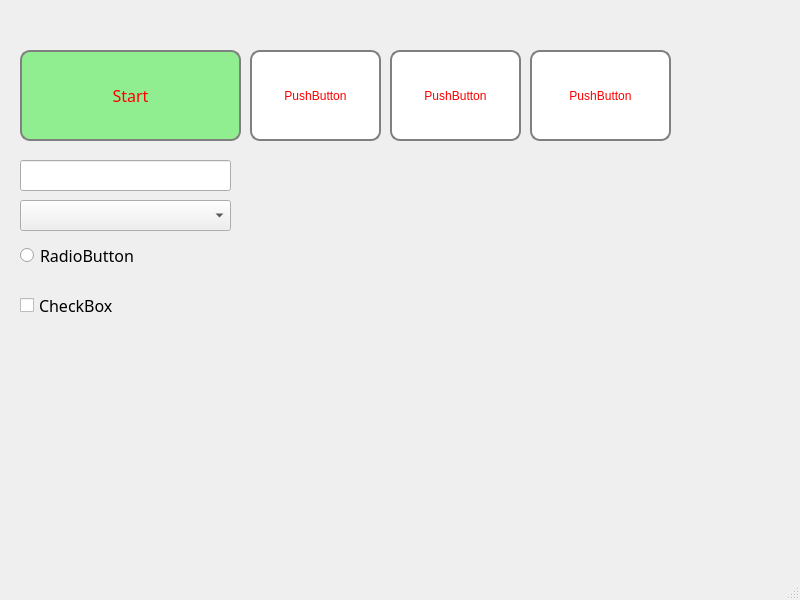
<?xml version="1.0" encoding="UTF-8"?>
<ui version="4.0">
 <class>MainWindow</class>
 <widget class="QMainWindow" name="MainWindow">
  <property name="enabled">
   <bool>true</bool>
  </property>
  <property name="geometry">
   <rect>
    <x>0</x>
    <y>0</y>
    <width>800</width>
    <height>600</height>
   </rect>
  </property>
  <property name="windowTitle">
   <string>MainWindow</string>
  </property>
  <property name="styleSheet">
   <string notr="true">QPushButton
{
color: red;
border: 0px;
padding: 0 8px;
background: white;
border-radius: 10px;
border: 2px solid gray;
font: 12pt &quot;Cascadia Mono&quot;;
}

QPushButton#btnStart
{
 border: 2px solid gray;
 border-radius: 10px;
 padding: 0 8px;
 background: blue;
}</string>
  </property>
  <widget class="QWidget" name="centralwidget">
   <widget class="QPushButton" name="btnStart">
    <property name="geometry">
     <rect>
      <x>20</x>
      <y>50</y>
      <width>221</width>
      <height>91</height>
     </rect>
    </property>
    <property name="font">
     <font>
      <family>Cascadia Mono</family>
      <pointsize>12</pointsize>
      <italic>false</italic>
      <bold>false</bold>
     </font>
    </property>
    <property name="styleSheet">
     <string notr="true">background-color: lightgreen;</string>
    </property>
    <property name="text">
     <string>Start</string>
    </property>
   </widget>
   <widget class="QLineEdit" name="lineEdit">
    <property name="geometry">
     <rect>
      <x>20</x>
      <y>160</y>
      <width>211</width>
      <height>31</height>
     </rect>
    </property>
   </widget>
   <widget class="QComboBox" name="comboBox">
    <property name="geometry">
     <rect>
      <x>20</x>
      <y>200</y>
      <width>211</width>
      <height>31</height>
     </rect>
    </property>
   </widget>
   <widget class="QRadioButton" name="radioButton">
    <property name="geometry">
     <rect>
      <x>20</x>
      <y>240</y>
      <width>211</width>
      <height>31</height>
     </rect>
    </property>
    <property name="font">
     <font>
      <family>Cascadia Mono</family>
      <pointsize>12</pointsize>
     </font>
    </property>
    <property name="text">
     <string>RadioButton</string>
    </property>
   </widget>
   <widget class="QCheckBox" name="checkBox">
    <property name="geometry">
     <rect>
      <x>20</x>
      <y>290</y>
      <width>201</width>
      <height>31</height>
     </rect>
    </property>
    <property name="font">
     <font>
      <family>Cascadia Mono</family>
      <pointsize>12</pointsize>
     </font>
    </property>
    <property name="text">
     <string>CheckBox</string>
    </property>
   </widget>
   <widget class="QPushButton" name="pushButton">
    <property name="geometry">
     <rect>
      <x>250</x>
      <y>50</y>
      <width>131</width>
      <height>91</height>
     </rect>
    </property>
    <property name="text">
     <string>PushButton</string>
    </property>
   </widget>
   <widget class="QPushButton" name="pushButton_2">
    <property name="geometry">
     <rect>
      <x>390</x>
      <y>50</y>
      <width>131</width>
      <height>91</height>
     </rect>
    </property>
    <property name="text">
     <string>PushButton</string>
    </property>
   </widget>
   <widget class="QPushButton" name="pushButton_3">
    <property name="geometry">
     <rect>
      <x>530</x>
      <y>50</y>
      <width>141</width>
      <height>91</height>
     </rect>
    </property>
    <property name="text">
     <string>PushButton</string>
    </property>
   </widget>
  </widget>
  <widget class="QMenuBar" name="menubar">
   <property name="geometry">
    <rect>
     <x>0</x>
     <y>0</y>
     <width>800</width>
     <height>22</height>
    </rect>
   </property>
  </widget>
  <widget class="QStatusBar" name="statusbar"/>
 </widget>
 <resources/>
 <connections/>
</ui>
